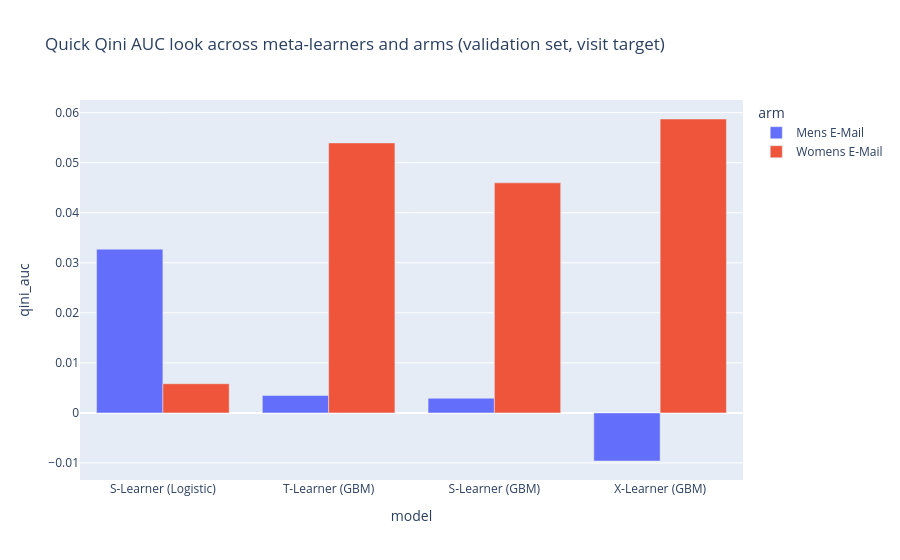

Notebook cell for this chart:
### Code cell
px.bar(
    qini_summary_df, x="model", y="qini_auc", color="arm", barmode="group",
    title="Quick Qini AUC look across meta-learners and arms (validation set, visit target)",
).show()

### Figure 1 — Plotly figure (JSON) as saved in the notebook; plotly's stock layout.template omitted (floating-point values rounded to 4 significant figures)
{"data": [{"alignmentgroup": "True", "hovertemplate": "arm=Mens E-Mail<br>model=%{x}<br>qini_auc=%{y}<extra></extra>", "legendgroup": "Mens E-Mail", "marker": {"color": "#636efa", "pattern": {"shape": ""}}, "name": "Mens E-Mail", "offsetgroup": "Mens E-Mail", "orientation": "v", "showlegend": true, "textposition": "auto", "type": "bar", "x": ["S-Learner (Logistic)", "T-Learner (GBM)", "S-Learner (GBM)", "X-Learner (GBM)"], "xaxis": "x", "y": [0.03271, 0.003481, 0.002928, -0.009608], "yaxis": "y"}, {"alignmentgroup": "True", "hovertemplate": "arm=Womens E-Mail<br>model=%{x}<br>qini_auc=%{y}<extra></extra>", "legendgroup": "Womens E-Mail", "marker": {"color": "#EF553B", "pattern": {"shape": ""}}, "name": "Womens E-Mail", "offsetgroup": "Womens E-Mail", "orientation": "v", "showlegend": true, "textposition": "auto", "type": "bar", "x": ["X-Learner (GBM)", "T-Learner (GBM)", "S-Learner (GBM)", "S-Learner (Logistic)"], "xaxis": "x", "y": [0.05872, 0.05394, 0.04597, 0.005831], "yaxis": "y"}], "layout": {"barmode": "group", "legend": {"title": {"text": "arm"}, "tracegroupgap": 0}, "title": {"text": "Quick Qini AUC look across meta-learners and arms (validation set, visit target)"}, "xaxis": {"anchor": "y", "domain": [0, 1], "title": {"text": "model"}}, "yaxis": {"anchor": "x", "domain": [0, 1], "title": {"text": "qini_auc"}}}}
